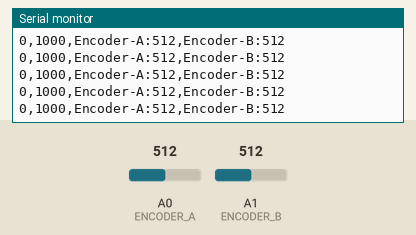
This sketch was run on a simulated Arduino Uno, built with avr-gcc and run on an emulated ATmega328P. Parts: the last lines printed to the serial monitor. The test bench sets the inputs (shaded band); at power-on: A0 (ENCODER_A) = 512, A1 (ENCODER_B) = 512.

Above: at 1.2 s.
1.3 s: A0 (ENCODER_A) set to 11
At 2.3 s:
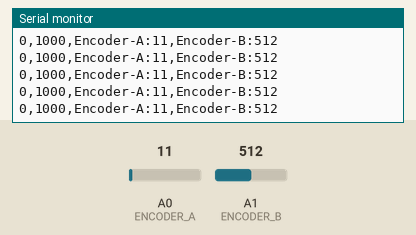
4.3 s: A0 (ENCODER_A) set to 8
At 5.1 s:
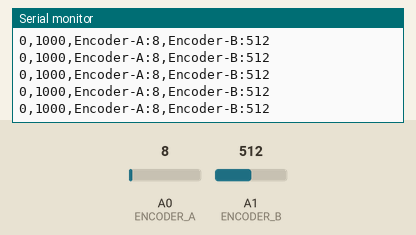
Timing chart, 0 to 7.3 s (numbered marks = the images above; inputs shaded):
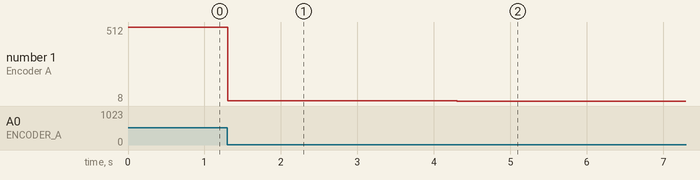

The sketch:

20221124_encoder.ino
```cpp
//#define ENCODER_A  54
//#define ENCODER_B  55
#define ENCODER_A  A0
#define ENCODER_B  A1

/*
 * PF 0 54 A0
 * PF 1 55 A1
 * PF 2 56 A2
 * PF 3 57 A3
 * PF 4 58 A4
 * PF 5 59 A5
 * PF 6 60 A6
 * PF 7 61 A7
 * PK 0 62 A8
 * PK 1 63 A9
 * PK 2 64 A10
 * PK 3 65 A11
 * PK 4 66 A12
 * PK 5 67 A13
 * PK 6 68 A14
 * PK 7 69 A15
 */


void setup() {

  Serial.begin(115200);

/*
  pinMode ( ENCODER_A, INPUT );
  pinMode ( ENCODER_B, INPUT );
  */

}

void loop() {


  Serial.print("0,1000,Encoder-A:");
  Serial.print(analogRead(ENCODER_A));
  Serial.print(",Encoder-B:");
  Serial.println(analogRead(ENCODER_B));

/*
  Serial.print("0,1000,Encoder-A:");
  Serial.print(digitalRead(ENCODER_A)*900 + 75);
  Serial.print(",Encoder-B:");
  Serial.println(digitalRead(ENCODER_B)*900 + 25);
*/
}
```

Measured:
- after the input at 1.3 s, the serial monitor: prints a new line at once (image 1)
- after the input at 4.3 s, the serial monitor: prints a new line at once (image 2)
- plotted number 1: 512 → 11 after the input at 1.3 s, 11 → 8 after the input at 4.3 s
